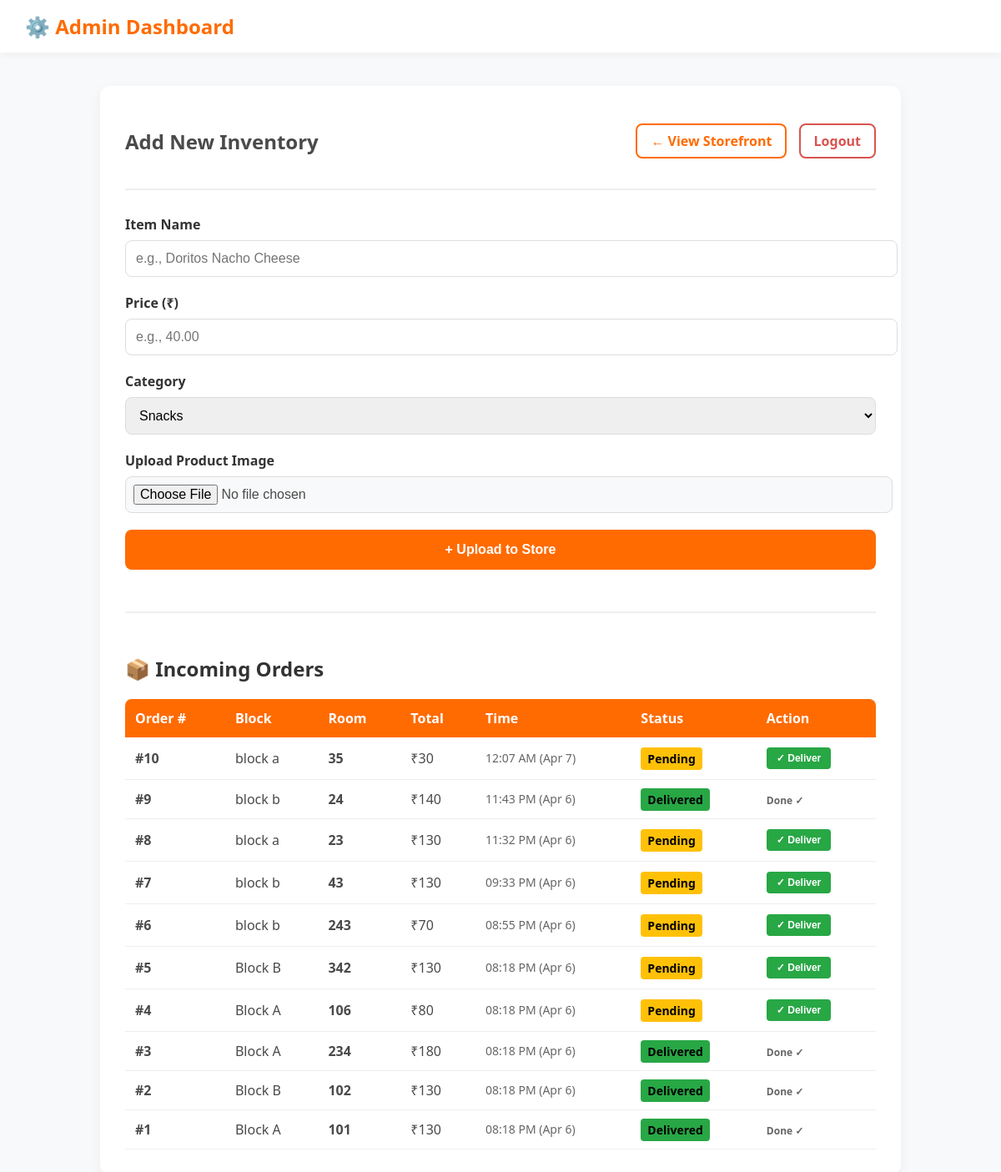
/admin.php (signed in), run on the app's committed database.
### tables this page shows
CREATE TABLE `orders` (
  `id` int NOT NULL,
  `hostel_block` varchar(50) NOT NULL,
  `room_number` varchar(10) NOT NULL,
  `total_price` int NOT NULL,
  `status` varchar(20) DEFAULT 'Pending',
  `created_at` timestamp NOT NULL DEFAULT CURRENT_TIMESTAMP,
  `order_date` timestamp NULL DEFAULT CURRENT_TIMESTAMP
);

### admin.php (the view, shortened to what this page needs)
<?php
require_once 'api/db_connect.php';
$ordersQuery = "SELECT * FROM orders ORDER BY created_at DESC";
$ordersResult = $conn->query($ordersQuery);
?>
<!DOCTYPE html>
<html lang="en">
<head>
    <link rel="stylesheet" href="css/style.css">
</head>
<body>
    <header>
        <h1>⚙️ Admin Dashboard</h1>
    </header>
    <div class="admin-container">
                <div class="admin-header">
            <h2>Add New Inventory</h2>
            <div>
                <a href="index.php" class="store-link" style="margin-right: 10px;">← View Storefront</a>
                <a href="logout.php" class="store-link" style="border-color: #d9534f; color: #d9534f;">Logout</a>
            </div>
        </div>
        <form method="POST" action="admin.php" enctype="multipart/form-data">
            <div class="form-grid">
                <div class="form-group">
                    <label for="name">Item Name</label>
                    <input type="text" id="name" name="name" placeholder="e.g., Doritos Nacho Cheese" required>
                </div>
                <div class="form-group">
                    <label for="price">Price (₹)</label>
                    <input type="number" step="0.01" id="price" name="price" placeholder="e.g., 40.00" required>
                </div>
                <div class="form-group">
    <label for="category">Category</label>
    <select id="category" name="category" required style="width: 100%; padding: 12px; border: 1px solid #ddd; border-radius: 8px; font-size: 16px;">
        <option value="Snacks">Snacks</option>
    </select>
</div>
                <div class="form-group">
                    <label for="image">Upload Product Image</label>
                    <input type="file" id="image" name="image" accept="image/*" required>
                </div>
            </div>
            <button type="submit" name="add_product" class="submit-btn">+ Upload to Store</button>
        </form>
        <div style="margin-top: 50px; border-top: 2px solid #eee; padding-top: 30px;">
            <h2 style="margin-bottom: 20px; color: var(--secondary-color);">📦 Incoming Orders</h2>
            <div style="overflow-x: auto;">
                <table style="width: 100%; border-collapse: collapse; text-align: left;">
                    <thead>
                        <tr style="background-color: var(--primary-color); color: white;">
                            <th style="padding: 12px; border-radius: 8px 0 0 0;">Order #</th>
                            <th style="padding: 12px;">Block</th>
                            <th style="padding: 12px;">Room</th>
                            <th style="padding: 12px;">Total</th>
                            <th style="padding: 12px;">Time</th>
                            <th style="padding: 12px;">Status</th>
                            <th style="padding: 12px; border-radius: 0 8px 0 0;">Action</th>
                        </tr>
                    </thead>
                    <tbody>
                        <?php
                        if ($ordersResult && $ordersResult->num_rows > 0) {
                            while($row = $ordersResult->fetch_assoc()) {
                                $orderTime = date("h:i A (M j)", strtotime($row['created_at']));
                                $statusColor = ($row['status'] == 'Pending') ? '#ffc107' : '#28a745';
                                echo "<tr style='border-bottom: 1px solid #eee;'>
                                        <td style='padding: 12px; font-weight: bold;'>#{$row['id']}</td>
                                        <td style='padding: 12px;'>{$row['hostel_block']}</td>
                                        <td style='padding: 12px; font-weight: bold;'>{$row['room_number']}</td>
                                        <td style='padding: 12px;'>₹{$row['total_price']}</td>
                                        <td style='padding: 12px; color: #666; font-size: 14px;'>{$orderTime}</td>
                                        <td style='padding: 12px;'>
                                            <span style='background-color: {$statusColor}; color: #000; padding: 4px 8px; border-radius: 4px; font-size: 14px; font-weight: bold;'>
                                                {$row['status']}
                                            </span>
                                        </td>
                                        <td style='padding: 12px;'>";
                                if ($row['status'] == 'Pending') {
                                    echo "<form method='POST' action='admin.php' style='margin: 0;'>
                                            <input type='hidden' name='order_id' value='{$row['id']}'>
                                            <button type='submit' name='mark_delivered' style='background: #28a745; color: white; border: none; padding: 6px 12px; border-radius: 4px; cursor: pointer; font-weight: bold; font-size: 12px;'>✓ Deliver</button>
                                          </form>";
                                } else {
                                    echo "<span style='color: #666; font-size: 12px; font-weight: bold;'>Done ✓</span>";
                                }
                                echo "</td></tr>";
                            }
                        } else {
                            echo "<tr><td colspan='7' style='padding: 20px; text-align: center; color: #666;'>No orders yet! Waiting for students to get hungry...</td></tr>";
                        }
                        ?>
                    </tbody>
                </table>
            </div>
        </div>
    </div>
</body>
</html>

### css/style.css (style rules this page uses)
:root { --primary-color: #ff6b00; --secondary-color: #333333; --background-color: #f8f9fa; --card-bg: #ffffff; --text-color: #4a4a4a; }
body { font-family: 'Segoe UI', Tahoma, Geneva, Verdana, sans-serif; background-color: var(--background-color); margin: 0; padding: 0; color: var(--text-color); }
header { background-color: var(--card-bg); padding: 15px 30px; display: flex; justify-content: space-between; align-items: center; box-shadow: 0 2px 10px rgba(0,0,0,0.05); position: sticky; top: 0; z-index: 100; }
header h1 { margin: 0; color: var(--primary-color); font-size: 24px; }
html { scroll-behavior: smooth; }

### admin.php (style rules this page uses)
.admin-container { max-width: 900px; margin: 40px auto; background: white; padding: 30px; border-radius: 12px; box-shadow: 0 4px 15px rgba(0,0,0,0.05); }
.admin-header { display: flex; justify-content: space-between; align-items: center; border-bottom: 2px solid #eee; padding-bottom: 20px; margin-bottom: 30px; }
.store-link { color: var(--primary-color); text-decoration: none; font-weight: bold; border: 2px solid var(--primary-color); padding: 8px 16px; border-radius: 8px; }
.form-grid { display: grid; gap: 20px; margin-bottom: 20px; }
.form-group label { display: block; font-weight: bold; margin-bottom: 8px; color: var(--secondary-color); }
.form-group input { width: 100%; padding: 12px; border: 1px solid #ddd; border-radius: 8px; font-size: 16px; }
.form-group input[type="file"] { padding: 9px; background: #f8f9fa; cursor: pointer; }
.submit-btn { background: var(--primary-color); color: white; border: none; padding: 15px 30px; font-size: 16px; font-weight: bold; border-radius: 8px; cursor: pointer; width: 100%; }

### data on the page
orders: id "10", hostel_block "block a", room_number "35", total_price "30", created_at "12:07 AM (Apr 7)", status "Pending"
orders: id "9", hostel_block "block b", room_number "24", total_price "140", created_at "11:43 PM (Apr 6)", status "Delivered", shows "Done ✓"
orders: id "8", hostel_block "block a", room_number "23", total_price "130", created_at "11:32 PM (Apr 6)", status "Pending"
orders: id "7", hostel_block "block b", room_number "43", total_price "130", created_at "09:33 PM (Apr 6)", status "Pending"
orders: id "6", hostel_block "block b", room_number "243", total_price "70", created_at "08:55 PM (Apr 6)", status "Pending"
orders: id "5", hostel_block "Block B", room_number "342", total_price "130", created_at "08:18 PM (Apr 6)", status "Pending"
orders: id "4", hostel_block "Block A", room_number "106", total_price "80", created_at "08:18 PM (Apr 6)", status "Pending"
orders: id "3", hostel_block "Block A", room_number "234", total_price "180", created_at "08:18 PM (Apr 6)", status "Delivered", shows "Done ✓"
orders: id "2", hostel_block "Block B", room_number "102", total_price "130", created_at "08:18 PM (Apr 6)", status "Delivered", shows "Done ✓"
orders: id "1", hostel_block "Block A", room_number "101", total_price "130", created_at "08:18 PM (Apr 6)", status "Delivered", shows "Done ✓"
